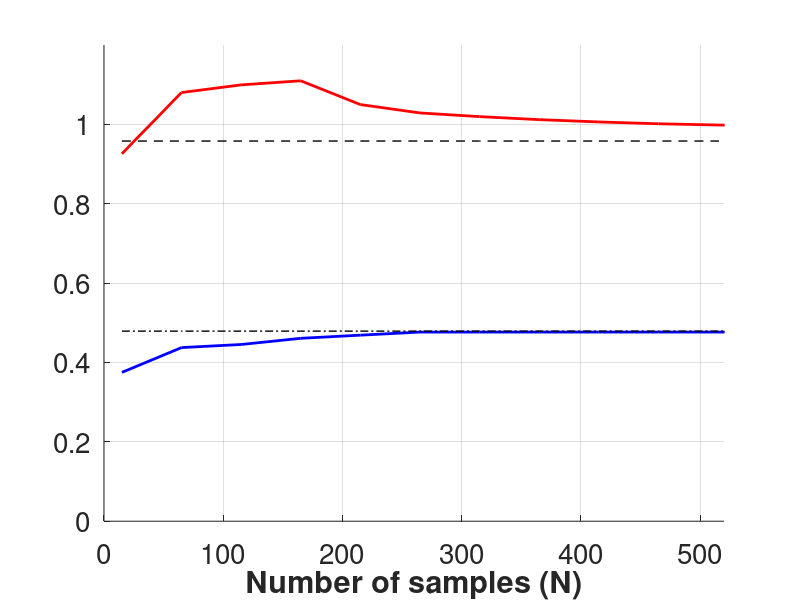

The MATLAB source for this figure: (Note: this script raises an error after producing the figure.)
close all;
delta=[0.8100    0.8100    0.8100    0.8307    0.8929    0.9265    0.9349    0.9419    0.9474    0.9517    0.9546    0.9576    0.9602    0.9624    0.9643    0.9660    0.9671];

lb=[0.3750    0.4375    0.4453    0.4609    0.4688    0.4766    0.4766    0.4766    0.4766    0.4766    0.4766    0.4766    0.4766    0.4766    0.4766    0.4766    0.4766];

ub=[0.9259    1.0802    1.0995    1.1098    1.0499    1.0288    1.0195    1.0119    1.0061    1.0015    0.9984    0.9953    0.9926    0.9904    0.9884    0.9867    0.9856];


points=[15:50:815];
set(gca,'FontSize',20)

a=0.958*ones(1,17);
b=1/sqrt(4)*a;
hold on
grid on
plot(points,lb,'b','LineWidth',2)
plot(points,ub,'r','LineWidth',2)
plot(points,a,'--k','LineWidth',1)
plot(points,b,'-.k','LineWidth',1)
ylim([0 1.2]);
xlim([0 520]);



xlabel('Number of samples (N)','FontWeight','bold')



h_legend = legend('Lower bound','Upper bound','\rho','\rho / \surd n','Interpreter','latex','FontSize')
set(h_legend,'FontSize',20);
%legend('\sqrt{n}','Interpreter','latex')
%ylabel('Bounds','FontWeight','bold')